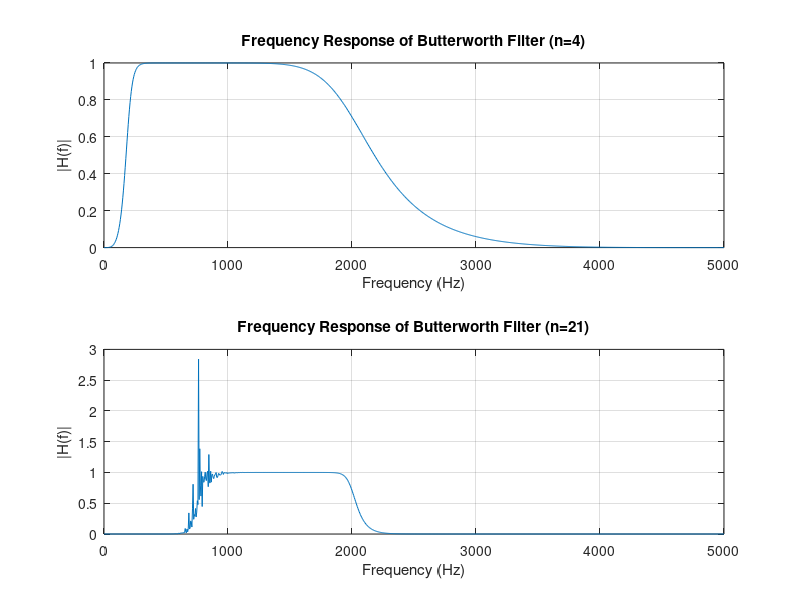
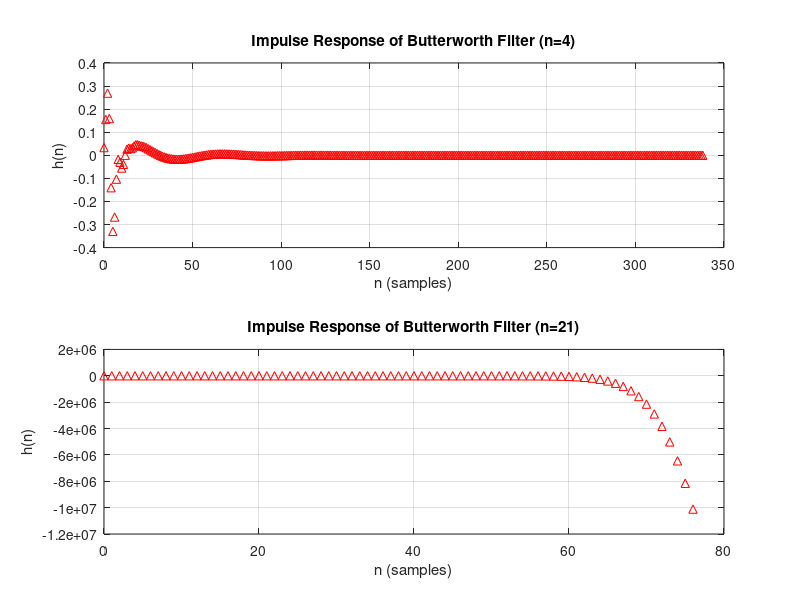

Write the MATLAB code that produced these figures, in order.
% Sampling frequency
Fs = 10000;

% Butterworth filter parameters
n1 = 4;     % filter order for n=4
n2 = 21;    % filter order for n=21
fc1 = [200 2000];   % band pass frequencies

% Design the Butterworth filters
[b1, a1] = butter(n1, fc1/(Fs/2), 'bandpass');
[b2, a2] = butter(n2, fc1/(Fs/2), 'bandpass');

% Plot the frequency response of the filter with n=4
f = linspace(0, Fs/2, 1024);
H1 = freqz(b1, a1, f, Fs);
figure;
subplot(2, 1, 1);
plot(f, abs(H1));
xlabel('Frequency (Hz)');
ylabel('|H(f)|');
title('Frequency Response of Butterworth Filter (n=4)');
grid on;

% Plot the frequency response of the filter with n=21
H2 = freqz(b2, a2, f, Fs);
subplot(2, 1, 2);
plot(f, abs(H2));
xlabel('Frequency (Hz)');
ylabel('|H(f)|');
title('Frequency Response of Butterworth Filter (n=21)');
grid on;

% Plot the impulse response of the filter with n=4
figure;
subplot(2, 1, 1);
impz(b1, a1);
xlabel('n (samples)');
ylabel('h(n)');
title('Impulse Response of Butterworth Filter (n=4)');
grid on;

% Plot the impulse response of the filter with n=21
subplot(2, 1, 2);
impz(b2, a2);
xlabel('n (samples)');
ylabel('h(n)');
title('Impulse Response of Butterworth Filter (n=21)');
grid on;

% Check stability of the filters
if isstable(b1, a1)
    disp('Filter with n=4 is stable');
else
    disp('Filter with n=4 is unstable');
end

if isstable(b2, a2)
    disp('Filter with n=21 is stable');
else
    disp('Filter with n=21 is unstable');
end